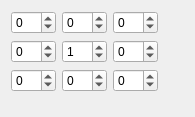
<?xml version="1.0" encoding="utf-8"?>
<ui version="4.0">
 <author>
    SPDX-FileCopyrightText: none
    SPDX-License-Identifier: GPL-3.0-or-later
  </author>
 <class>KisMatrixWidget</class>
 <widget class="QWidget" name="KisMatrixWidget">
  <property name="geometry">
   <rect>
    <x>0</x>
    <y>0</y>
    <width>195</width>
    <height>117</height>
   </rect>
  </property>
  <property name="windowTitle">
   <string>Matrix Widget</string>
  </property>
  <layout class="QGridLayout">
   <item column="0" row="0">
    <widget class="KisIntParseSpinBox" name="m11">
     <property name="minimum">
      <number>-99</number>
     </property>
    </widget>
   </item>
   <item column="2" row="0">
    <widget class="KisIntParseSpinBox" name="m13">
     <property name="minimum">
      <number>-99</number>
     </property>
    </widget>
   </item>
   <item column="1" row="0">
    <widget class="KisIntParseSpinBox" name="m12">
     <property name="minimum">
      <number>-99</number>
     </property>
    </widget>
   </item>
   <item column="2" row="1">
    <widget class="KisIntParseSpinBox" name="m23">
     <property name="minimum">
      <number>-99</number>
     </property>
    </widget>
   </item>
   <item column="0" row="1">
    <widget class="KisIntParseSpinBox" name="m21">
     <property name="minimum">
      <number>-99</number>
     </property>
    </widget>
   </item>
   <item column="1" row="1">
    <widget class="KisIntParseSpinBox" name="m22">
     <property name="minimum">
      <number>-99</number>
     </property>
     <property name="value">
      <number>1</number>
     </property>
    </widget>
   </item>
   <item column="0" row="2">
    <widget class="KisIntParseSpinBox" name="m31">
     <property name="minimum">
      <number>-99</number>
     </property>
    </widget>
   </item>
   <item column="1" row="2">
    <widget class="KisIntParseSpinBox" name="m32">
     <property name="minimum">
      <number>-99</number>
     </property>
    </widget>
   </item>
   <item column="2" row="2">
    <widget class="KisIntParseSpinBox" name="m33">
     <property name="minimum">
      <number>-99</number>
     </property>
    </widget>
   </item>
   <item column="1" row="3">
    <spacer name="spacer4">
     <property name="orientation">
      <enum>Qt::Vertical</enum>
     </property>
     <property name="sizeType">
      <enum>QSizePolicy::Expanding</enum>
     </property>
     <property name="sizeHint" stdset="0">
      <size>
       <width>20</width>
       <height>41</height>
      </size>
     </property>
    </spacer>
   </item>
   <item column="3" row="1">
    <spacer name="spacer5">
     <property name="orientation">
      <enum>Qt::Horizontal</enum>
     </property>
     <property name="sizeType">
      <enum>QSizePolicy::Expanding</enum>
     </property>
     <property name="sizeHint" stdset="0">
      <size>
       <width>21</width>
       <height>20</height>
      </size>
     </property>
    </spacer>
   </item>
  </layout>
 </widget>
 <customwidgets>
  <customwidget>
   <class>KisIntParseSpinBox</class>
   <extends>QSpinBox</extends>
   <header>kis_int_parse_spin_box.h</header>
  </customwidget>
 </customwidgets>
 <tabstops>
  <tabstop>m11</tabstop>
  <tabstop>m12</tabstop>
  <tabstop>m13</tabstop>
  <tabstop>m21</tabstop>
  <tabstop>m22</tabstop>
  <tabstop>m23</tabstop>
  <tabstop>m31</tabstop>
  <tabstop>m32</tabstop>
  <tabstop>m33</tabstop>
 </tabstops>
 <resources/>
 <connections/>
</ui>
